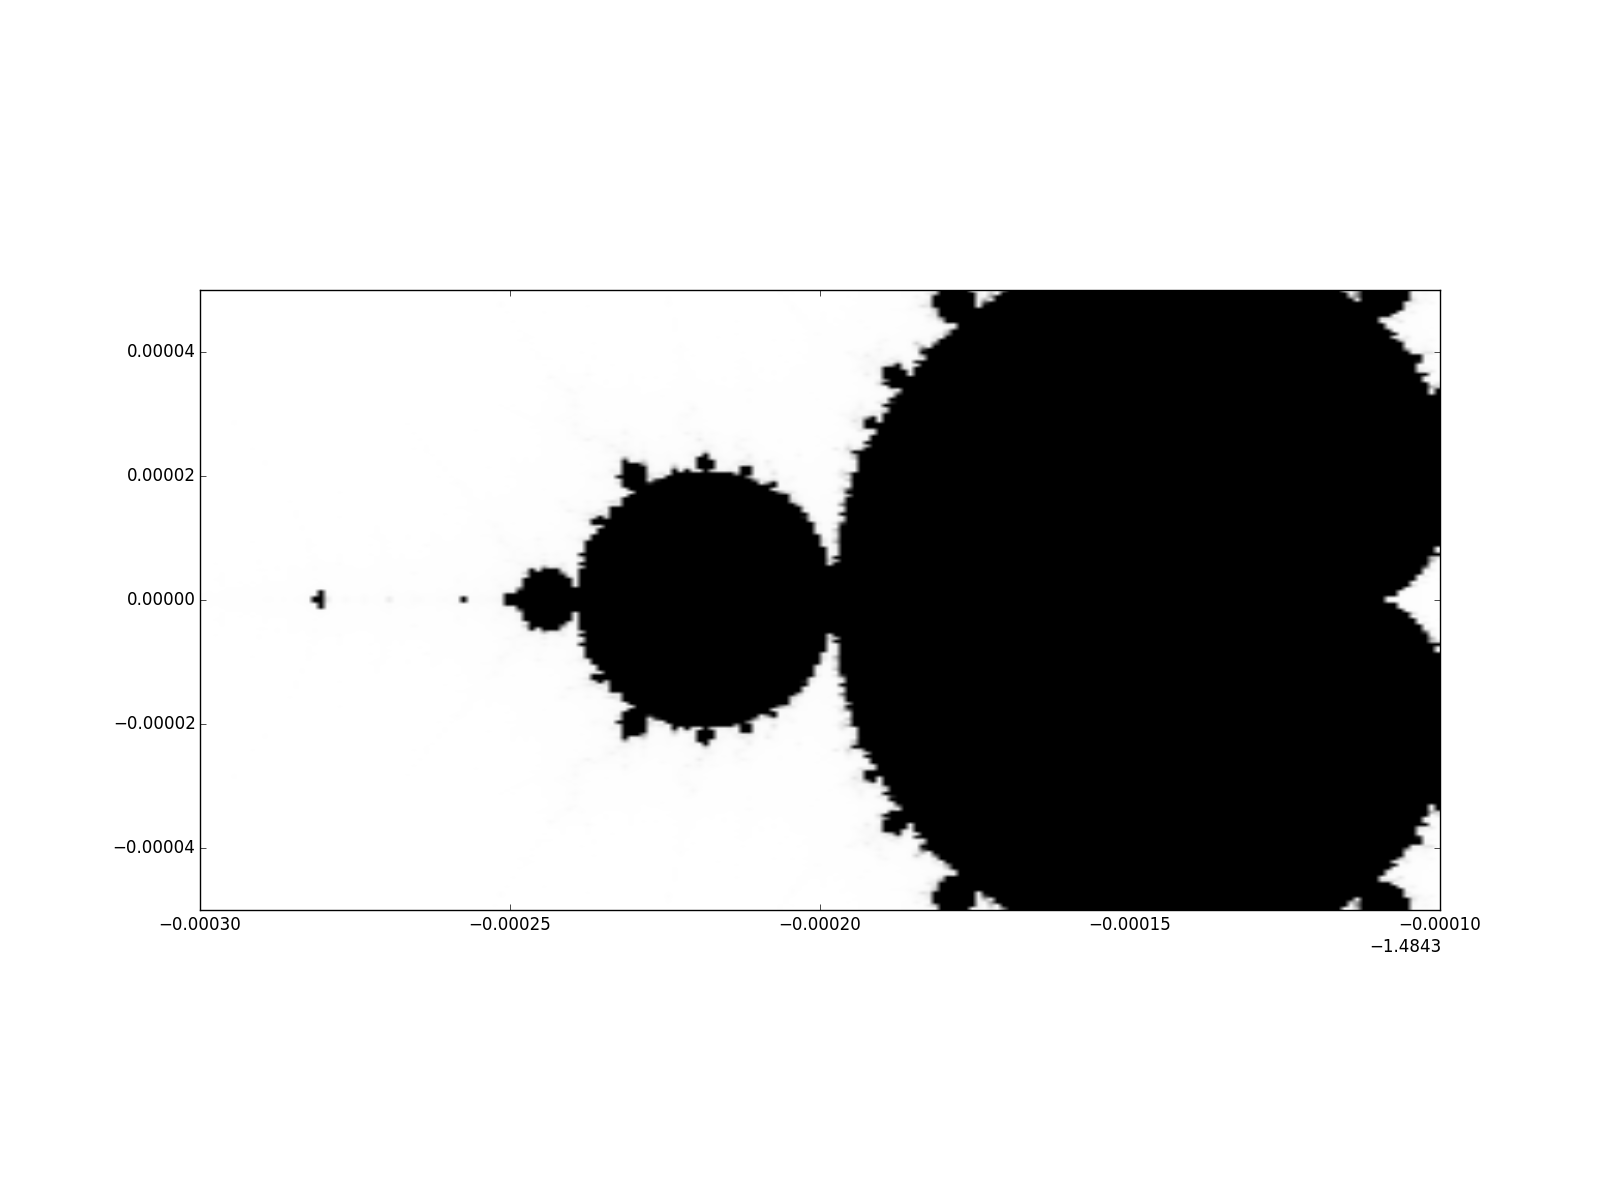

Write Python code to recreate this figure.
'''
Plots the Mandelbrot set.

Usage:
    mandelbrot.py [--centre=X,Y] [[--height=HEIGHT] [--width=WIDTH] | --size=WxH] [--escape-limit=LIMIT]

Options:
    -c X,Y --centre=X,Y            The centre point of the plot [default: 0,0]
    -W WIDTH --width=WIDTH         The horizontal size of the plot [default: 8]
    -H HEIGHT --height=HEIGHT      The vertical size of the plot in pixels [default: 8]
    -s WxH --size=WxH              Size of the plot (combines W and H)
    -e LIMIT --escape-limit=LIMIT  The maximum escape time for each point on the plot [default: 20]
    -h --help                      Show this help screen
'''
import matplotlib as mpl
mpl.use('Agg')
from matplotlib.pyplot import figure, imshow, savefig
from numpy import linspace, reshape, transpose, shape, zeros, array, complex256
from itertools import product
from docopt import docopt

def  mandelorder(C, limit):
    '''
    For creating a colour plot which represents the escape time of each
    point.
    '''
    Z = C
    I = zeros(shape(Z))-1
    for i in range(limit):
        Z = Z**2+C
        escaped = (abs(Z)>2) & (I==-1)
        I[escaped] = i
        Z[escaped] = 0 # prevents overflows
        C[escaped] = 0
    I[I==-1] = i # didn't escape: max value
    return I

if __name__=='__main__':
    arguments = docopt(__doc__)

    centre = tuple(float(a) for a in arguments["--centre"].split(","))
    if arguments["--size"]:
        size = tuple(float(a) for a in arguments["--size"].split("x"))
    else:
        size = (float(arguments["--width"]),
                float(arguments["--height"]))
    limit = int(arguments["--escape-limit"])

    xstart = centre[0]-size[0]/2
    xend = centre[0]+size[0]/2
    ystart = centre[1]-size[1]/2
    yend = centre[1]+size[1]/2
    X = linspace(xstart, xend, 200)
    Y = linspace(ystart, yend, 200)
    C = array([complex(x,y) for x,y in product(X, Y)], dtype=complex256)
    print("Size: {}".format(size))
    print("C: {}".format(shape(C)))
    mset = mandelorder(C, limit)
    print("Mset: {}".format(shape(mset)))
    mset2d = transpose(reshape(mset, (200, 200)))
    print("Img: {}".format(shape(mset2d)))
    extent = [xstart, xend, ystart, yend]
    figure(figsize=(16,12), dpi=200)
    imshow(mset2d, origin='lower', extent=extent, cmap="gray_r")
    savefig('mandelbrot.png')
